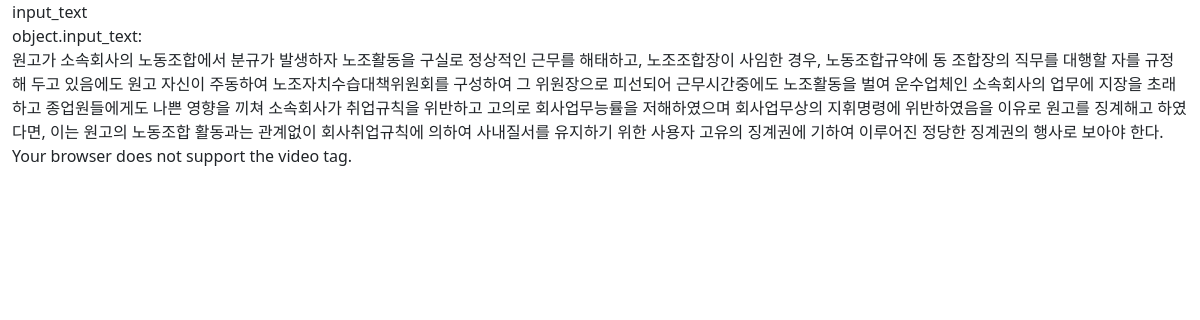
Page /6/ (signed in) on the committed database.
### boards/models.py (models this page shows, shortened)
class Board(models.Model):
    input_type_choices = [
        ('input_text', '텍스트 요약'),
        ('input_youtube', 'Youtube 영상 링크 입력'),
        ('input_video', '영상 파일 업로드')
    ]
    title = models.TextField(blank=True)
    input_type = models.TextField(choices=input_type_choices, null=True)
    input_text = models.TextField(blank=True, null=True)
    input_youtube = models.TextField(blank=True, null=True)
    input_video = models.FileField(upload_to='videos/', blank=True, null=True)
    total_text = models.TextField(blank=True, null=True)
    summary_text = models.TextField(blank=True, null=True)
    timeline_text = models.TextField(blank=True, null=True)
    note = models.TextField(blank=True, null=True)
    user_id = models.ForeignKey(CustomUser, on_delete=models.CASCADE)
    favorite = models.BooleanField(default=False)
    created_at = models.DateTimeField(auto_now_add=True)
    updated_at = models.DateTimeField(auto_now=True)

### boards/views.py (the view, shortened to what this page needs)
# urls.py: path('<int:pk>/', views.BoardDetailView.as_view(), name='board_detail'),
class BoardDetailView(LoginRequiredMixin, DetailView):
    model = Board
    template_name = 'boards/board_detail.html'
    form_class = BoardCreateForm
    def get_object(self, queryset=None):
        obj = get_object_or_404(Board, id=self.kwargs['pk'])
        if obj.user_id != self.request.user:
            raise HttpResponseForbidden("You are not allowed to view this summary.")
        return obj

### templates/boards/board_detail.html (shortened to what this page needs)
{% extends 'base.html' %}
{% load static %}
{% block content %}
<p>{{ object.input_type }}</p>
{% if object.input_type == "input_text" %}
    <p>object.input_text:<br>{{ object.input_text }}</p>
{% endif %}
{% if object.input_type == "input_video" %}
    <video width="320" height="240" controls>
        <source src="{{ object.input_video.url }}" type="video/mp4">
    </video>
{% else %}
    <p class="red">Your browser does not support the video tag.</p>
{% endif %}
{% endblock %}

### static/css/style.css (style rules this page uses)
html, body, h1, h2, h3, h4, h5, h6, dl, dt, dd, ol, ul, li, div, p, strong, span { margin: 0; padding: 0; list-style: none; }
html, body { position: relative; width: 100%; height: 100%; }

### rows in the picture
Board: input_type "input_text", input_text "원고가 소속회사의 노동조합에서 분규가 발생하자 노조활동을 구실로 정상적인 근무를 해태하고, 노조조합장이 사임한 경우, 노동조합규약에 동 조합장의 직무를 대행할 자를 규정해 두고 있음에도 원고 자신이 주동하여 노조자치수습대책위원회를 구성하여 그 위원장으로 피선되어 근무시간중에도 노조활동을 벌여 운수업체인 소속회사의 업무에 지장을 초래하고 종업원들에게도 나쁜 영향을 끼쳐 소속회사가 취업규칙을 위반하고 고의로 회사업무능률을 저해하였으며 회사업무상의 지휘명령에 위반하였음을 이유로 원고를 징계해고 하였다면, 이는 원고의 노동조합 활동과는 관계없이 회사취업규칙에 의하여 사내질서를 유지하기 위한 사용자 고유의 징계권에 기하여 이루어진 정당한 징계권의 행사로 보아야 한다."
